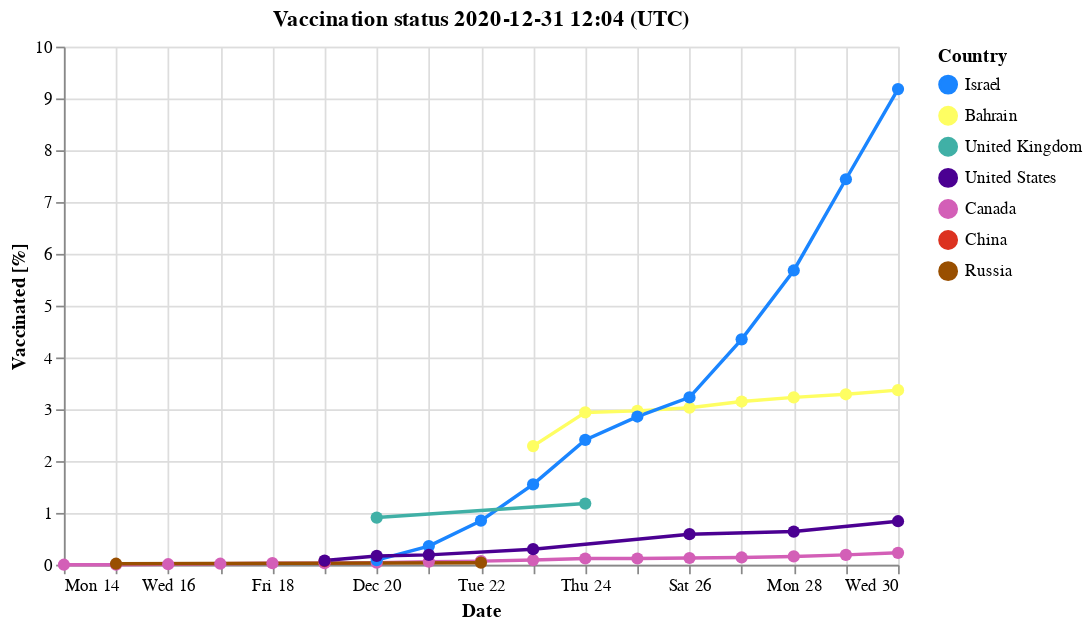

Notebook source saved alongside this figure:
### Code cell
cmap = OrderedDict({k:country_vs_color[k] for k in [x for x in max_values.location if x in country_vs_color.keys()]})
print('Main countries:     ', ",".join(list(cmap.keys())))
chart = plot_chart(df, cmap)
display(chart)
#chart.save('out/main-countries.png')

### Figure 1 — Vega-Lite specification as saved in the notebook (floating-point values rounded to 4 significant figures)
{"config": {"view": {"continuousWidth": 400, "continuousHeight": 300}, "point": {"size": 50}}, "data": {"name": "data-03b575ca7bfa82eb145484d8771d20c3"}, "mark": {"type": "line", "point": true, "strokeWidth": 2}, "encoding": {"color": {"type": "nominal", "field": "location", "scale": {"domain": ["Israel", "Bahrain", "United Kingdom", "United States", "Canada", "China", "Russia"], "range": ["#1A85FF", "#FEFE62", "#40B0A6", "#4B0092", "#D35FB7", "#DC3220", "#994F00"]}, "title": "Country"}, "tooltip": [{"type": "nominal", "field": "location"}, {"type": "temporal", "field": "date"}, {"type": "quantitative", "field": "total_vaccinations_per_hundred"}], "x": {"type": "temporal", "field": "date", "title": "Date"}, "y": {"type": "quantitative", "field": "total_vaccinations_per_hundred", "title": "Vaccinated [%]"}}, "height": 300, "title": "Vaccination status 2020-12-31 12:04 (UTC)", "width": 483.0, "$schema": "https://vega.github.io/schema/vega-lite/v4.8.1.json", "datasets": {"data-03b575ca7bfa82eb145484d8771d20c3": [{"location": "Bahrain", "date": "2020-12-23", "total_vaccinations_per_hundred": 2.29}, {"location": "Bahrain", "date": "2020-12-24", "total_vaccinations_per_hundred": 2.94}, {"location": "Bahrain", "date": "2020-12-25", "total_vaccinations_per_hundred": 2.97}, {"location": "Bahrain", "date": "2020-12-26", "total_vaccinations_per_hundred": 3.03}, {"location": "Bahrain", "date": "2020-12-27", "total_vaccinations_per_hundred": 3.15}, {"location": "Bahrain", "date": "2020-12-28", "total_vaccinations_per_hundred": 3.23}, {"location": "Bahrain", "date": "2020-12-29", "total_vaccinations_per_hundred": 3.29}, {"location": "Bahrain", "date": "2020-12-30", "total_vaccinations_per_hundred": 3.37}, {"location": "Canada", "date": "2020-12-14", "total_vaccinations_per_hundred": 0.0}, {"location": "Canada", "date": "2020-12-15", "total_vaccinations_per_hundred": 0.0}, {"location": "Canada", "date": "2020-12-16", "total_vaccinations_per_hundred": 0.01}, {"location": "Canada", "date": "2020-12-17", "total_vaccinations_per_hundred": 0.02}, {"location": "Canada", "date": "2020-12-18", "total_vaccinations_per_hundred": 0.03}, {"location": "Canada", "date": "2020-12-19", "total_vaccinations_per_hundred": 0.03}, {"location": "Canada", "date": "2020-12-20", "total_vaccinations_per_hundred": 0.04}, {"location": "Canada", "date": "2020-12-21", "total_vaccinations_per_hundred": 0.06}, {"location": "Canada", "date": "2020-12-22", "total_vaccinations_per_hundred": 0.07}, {"location": "Canada", "date": "2020-12-23", "total_vaccinations_per_hundred": 0.09}, {"location": "Canada", "date": "2020-12-24", "total_vaccinations_per_hundred": 0.12}, {"location": "Canada", "date": "2020-12-25", "total_vaccinations_per_hundred": 0.12}, {"location": "Canada", "date": "2020-12-26", "total_vaccinations_per_hundred": 0.13}, {"location": "Canada", "date": "2020-12-27", "total_vaccinations_per_hundred": 0.14}, {"location": "Canada", "date": "2020-12-28", "total_vaccinations_per_hundred": 0.16}, {"location": "Canada", "date": "2020-12-29", "total_vaccinations_per_hundred": 0.19}, {"location": "Canada", "date": "2020-12-30", "total_vaccinations_per_hundred": 0.23}, {"location": "China", "date": "2020-12-19", "total_vaccinations_per_hundred": 0.07}, {"location": "Israel", "date": "2020-12-20", "total_vaccinations_per_hundred": 0.09}, {"location": "Israel", "date": "2020-12-21", "total_vaccinations_per_hundred": 0.36}, {"location": "Israel", "date": "2020-12-22", "total_vaccinations_per_hundred": 0.85}, {"location": "Israel", "date": "2020-12-23", "total_vaccinations_per_hundred": 1.55}, {"location": "Israel", "date": "2020-12-24", "total_vaccinations_per_hundred": 2.41}, {"location": "Israel", "date": "2020-12-25", "total_vaccinations_per_hundred": 2.86}, {"location": "Israel", "date": "2020-12-26", "total_vaccinations_per_hundred": 3.23}, {"location": "Israel", "date": "2020-12-27", "total_vaccinations_per_hundred": 4.35}, {"location": "Israel", "date": "2020-12-28", "total_vaccinations_per_hundred": 5.68}, {"location": "Israel", "date": "2020-12-29", "total_vaccinations_per_hundred": 7.44}, {"location": "Israel", "date": "2020-12-30", "total_vaccinations_per_hundred": 9.18}, {"location": "Russia", "date": "2020-12-15", "total_vaccinations_per_hundred": 0.02}, {"location": "Russia", "date": "2020-12-22", "total_vaccinations_per_hundred": 0.04}, {"location": "United Kingdom", "date": "2020-12-20", "total_vaccinations_per_hundred": 0.91}, {"location": "United Kingdom", "date": "2020-12-24", "total_vaccinations_per_hundred": 1.18}, {"location": "United States", "date": "2020-12-19", "total_vaccinations_per_hundred": 0.08}, {"location": "United States", "date": "2020-12-20", "total_vaccinations_per_hundred": 0.17}, {"location": "United States", "date": "2020-12-21", "total_vaccinations_per_hundred": 0.19}, {"location": "United States", "date": "2020-12-23", "total_vaccinations_per_hundred": 0.3}, {"location": "United States", "date": "2020-12-26", "total_vaccinations_per_hundred": 0.59}, {"location": "United States", "date": "2020-12-28", "total_vaccinations_per_hundred": 0.64}, {"location": "United States", "date": "2020-12-30", "total_vaccinations_per_hundred": 0.84}]}}
